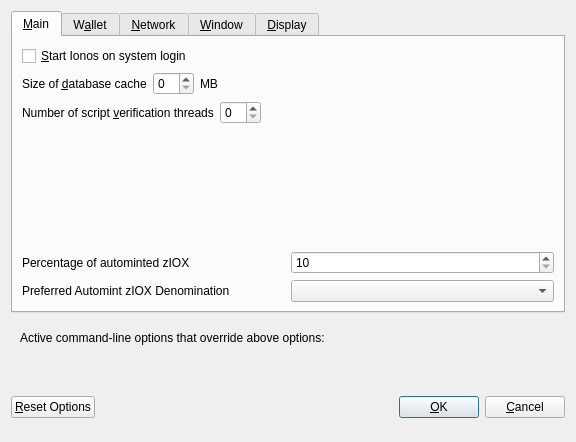
<?xml version="1.0" encoding="UTF-8"?>
<ui version="4.0">
 <class>OptionsDialog</class>
 <widget class="QDialog" name="OptionsDialog">
  <property name="geometry">
   <rect>
    <x>0</x>
    <y>0</y>
    <width>576</width>
    <height>442</height>
   </rect>
  </property>
  <property name="windowTitle">
   <string>Options</string>
  </property>
  <property name="modal">
   <bool>true</bool>
  </property>
  <layout class="QVBoxLayout" name="verticalLayout">
   <item>
    <widget class="QTabWidget" name="tabWidget">
     <property name="currentIndex">
      <number>0</number>
     </property>
     <widget class="QWidget" name="tabMain">
      <attribute name="title">
       <string>&amp;Main</string>
      </attribute>
      <layout class="QVBoxLayout" name="verticalLayout_Main">
       <item>
        <widget class="QCheckBox" name="bitcoinAtStartup">
         <property name="toolTip">
          <string>Automatically start Ionos after logging in to the system.</string>
         </property>
         <property name="text">
          <string>&amp;Start Ionos on system login</string>
         </property>
        </widget>
       </item>
       <item>
        <layout class="QHBoxLayout" name="horizontalLayout_2_Main">
         <item>
          <widget class="QLabel" name="databaseCacheLabel">
           <property name="text">
            <string>Size of &amp;database cache</string>
           </property>
           <property name="textFormat">
            <enum>Qt::PlainText</enum>
           </property>
           <property name="buddy">
            <cstring>databaseCache</cstring>
           </property>
          </widget>
         </item>
         <item>
          <widget class="QSpinBox" name="databaseCache"/>
         </item>
         <item>
          <widget class="QLabel" name="databaseCacheUnitLabel">
           <property name="text">
            <string>MB</string>
           </property>
           <property name="textFormat">
            <enum>Qt::PlainText</enum>
           </property>
          </widget>
         </item>
         <item>
          <spacer name="horizontalSpacer_2_Main">
           <property name="orientation">
            <enum>Qt::Horizontal</enum>
           </property>
           <property name="sizeHint" stdset="0">
            <size>
             <width>40</width>
             <height>20</height>
            </size>
           </property>
          </spacer>
         </item>
        </layout>
       </item>
       <item>
        <layout class="QHBoxLayout" name="horizontalLayout_3_Main">
         <item>
          <widget class="QLabel" name="threadsScriptVerifLabel">
           <property name="text">
            <string>Number of script &amp;verification threads</string>
           </property>
           <property name="textFormat">
            <enum>Qt::PlainText</enum>
           </property>
           <property name="buddy">
            <cstring>threadsScriptVerif</cstring>
           </property>
          </widget>
         </item>
         <item>
          <widget class="QSpinBox" name="threadsScriptVerif">
           <property name="toolTip">
            <string>(0 = auto, &lt;0 = leave that many cores free)</string>
           </property>
          </widget>
         </item>
         <item>
          <spacer name="horizontalSpacer_3_Main">
           <property name="orientation">
            <enum>Qt::Horizontal</enum>
           </property>
           <property name="sizeHint" stdset="0">
            <size>
             <width>40</width>
             <height>20</height>
            </size>
           </property>
          </spacer>
         </item>
        </layout>
       </item>
       <item>
        <spacer name="verticalSpacer_2">
         <property name="orientation">
          <enum>Qt::Vertical</enum>
         </property>
         <property name="sizeHint" stdset="0">
          <size>
           <width>20</width>
           <height>40</height>
          </size>
         </property>
        </spacer>
       </item>
       <item>
        <layout class="QHBoxLayout" name="horizontalLayout_3">
         <item>
          <widget class="QLabel" name="percentage_label">
           <property name="toolTip">
            <string>Percentage of incoming IOX which get automatically converted to zIOX via Zerocoin Protocol (min: 10%)</string>
           </property>
           <property name="text">
            <string>Percentage of autominted zIOX</string>
           </property>
          </widget>
         </item>
         <item>
          <widget class="QSpinBox" name="zeromintPercentage">
           <property name="minimum">
            <number>10</number>
           </property>
           <property name="maximum">
            <number>100</number>
           </property>
          </widget>
         </item>
        </layout>
       </item>
       <item>
        <layout class="QHBoxLayout" name="horizontalLayout" stretch="0,0">
         <property name="sizeConstraint">
          <enum>QLayout::SetFixedSize</enum>
         </property>
         <item>
          <widget class="QLabel" name="labelPreferredDenom">
           <property name="maximumSize">
            <size>
             <width>16777215</width>
             <height>16777215</height>
            </size>
           </property>
           <property name="toolTip">
            <string>Wait with automatic conversion to Zerocoin until enough IOX for this denomination is available</string>
           </property>
           <property name="text">
            <string>Preferred Automint zIOX Denomination</string>
           </property>
          </widget>
         </item>
         <item>
          <widget class="QComboBox" name="preferredDenom">
           <property name="maximumSize">
            <size>
             <width>16777215</width>
             <height>27</height>
            </size>
           </property>
           <property name="toolTip">
            <string>Wait with automatic conversion to Zerocoin until enough IOX for this denomination is available</string>
           </property>
           <property name="maxVisibleItems">
            <number>9</number>
           </property>
           <property name="maxCount">
            <number>9</number>
           </property>
          </widget>
         </item>
        </layout>
       </item>
      </layout>
     </widget>
     <widget class="QWidget" name="tabWallet">
      <attribute name="title">
       <string>W&amp;allet</string>
      </attribute>
      <layout class="QVBoxLayout" name="verticalLayout_Wallet">
       <item>
        <widget class="QGroupBox" name="groupBox">
         <property name="title">
          <string>Expert</string>
         </property>
         <layout class="QVBoxLayout" name="verticalLayout_2">
          <item>
           <widget class="QCheckBox" name="coinControlFeatures">
            <property name="toolTip">
             <string>Whether to show coin control features or not.</string>
            </property>
            <property name="text">
             <string>Enable coin &amp;control features</string>
            </property>
           </widget>
          </item>
          <item>
           <widget class="QCheckBox" name="showMasternodesTab">
            <property name="toolTip">
             <string>Show additional tab listing all your masternodes in first sub-tab&lt;br/&gt;and all masternodes on the network in second sub-tab.</string>
            </property>
            <property name="text">
             <string>Show Masternodes Tab</string>
            </property>
           </widget>
          </item>
          <item>
           <widget class="QCheckBox" name="spendZeroConfChange">
            <property name="toolTip">
             <string>If you disable the spending of unconfirmed change, the change from a transaction&lt;br/&gt;cannot be used until that transaction has at least one confirmation.&lt;br/&gt;This also affects how your balance is computed.</string>
            </property>
            <property name="text">
             <string>&amp;Spend unconfirmed change</string>
            </property>
           </widget>
          </item>
         </layout>
        </widget>
       </item>
       <item>
        <spacer name="verticalSpacer_Wallet">
         <property name="orientation">
          <enum>Qt::Vertical</enum>
         </property>
         <property name="sizeHint" stdset="0">
          <size>
           <width>20</width>
           <height>40</height>
          </size>
         </property>
        </spacer>
       </item>
      </layout>
     </widget>
     <widget class="QWidget" name="tabNetwork">
      <attribute name="title">
       <string>&amp;Network</string>
      </attribute>
      <layout class="QVBoxLayout" name="verticalLayout_Network">
       <item>
        <widget class="QCheckBox" name="mapPortUpnp">
         <property name="toolTip">
          <string>Automatically open the Ionos client port on the router. This only works when your router supports UPnP and it is enabled.</string>
         </property>
         <property name="text">
          <string>Map port using &amp;UPnP</string>
         </property>
        </widget>
       </item>
       <item>
        <widget class="QCheckBox" name="allowIncoming">
         <property name="toolTip">
          <string>Accept connections from outside</string>
         </property>
         <property name="text">
          <string>Allow incoming connections</string>
         </property>
        </widget>
       </item>
       <item>
        <widget class="QCheckBox" name="connectSocks">
         <property name="toolTip">
          <string>Connect to the Ionos network through a SOCKS5 proxy.</string>
         </property>
         <property name="text">
          <string>&amp;Connect through SOCKS5 proxy (default proxy):</string>
         </property>
        </widget>
       </item>
       <item>
        <layout class="QHBoxLayout" name="horizontalLayout_1_Network">
         <item>
          <widget class="QLabel" name="proxyIpLabel">
           <property name="text">
            <string>Proxy &amp;IP:</string>
           </property>
           <property name="textFormat">
            <enum>Qt::PlainText</enum>
           </property>
           <property name="buddy">
            <cstring>proxyIp</cstring>
           </property>
          </widget>
         </item>
         <item>
          <widget class="QValidatedLineEdit" name="proxyIp">
           <property name="minimumSize">
            <size>
             <width>140</width>
             <height>0</height>
            </size>
           </property>
           <property name="maximumSize">
            <size>
             <width>140</width>
             <height>16777215</height>
            </size>
           </property>
           <property name="toolTip">
            <string>IP address of the proxy (e.g. IPv4: 127.0.0.1 / IPv6: ::1)</string>
           </property>
          </widget>
         </item>
         <item>
          <widget class="QLabel" name="proxyPortLabel">
           <property name="text">
            <string>&amp;Port:</string>
           </property>
           <property name="textFormat">
            <enum>Qt::PlainText</enum>
           </property>
           <property name="buddy">
            <cstring>proxyPort</cstring>
           </property>
          </widget>
         </item>
         <item>
          <widget class="QLineEdit" name="proxyPort">
           <property name="minimumSize">
            <size>
             <width>55</width>
             <height>0</height>
            </size>
           </property>
           <property name="maximumSize">
            <size>
             <width>55</width>
             <height>16777215</height>
            </size>
           </property>
           <property name="toolTip">
            <string>Port of the proxy (e.g. 9050)</string>
           </property>
          </widget>
         </item>
         <item>
          <spacer name="horizontalSpacer_1_Network">
           <property name="orientation">
            <enum>Qt::Horizontal</enum>
           </property>
           <property name="sizeHint" stdset="0">
            <size>
             <width>40</width>
             <height>20</height>
            </size>
           </property>
          </spacer>
         </item>
        </layout>
       </item>
       <item>
        <spacer name="verticalSpacer_Network">
         <property name="orientation">
          <enum>Qt::Vertical</enum>
         </property>
         <property name="sizeHint" stdset="0">
          <size>
           <width>20</width>
           <height>40</height>
          </size>
         </property>
        </spacer>
       </item>
      </layout>
     </widget>
     <widget class="QWidget" name="tabWindow">
      <attribute name="title">
       <string>&amp;Window</string>
      </attribute>
      <layout class="QVBoxLayout" name="verticalLayout_Window">
       <item>
        <widget class="QCheckBox" name="minimizeToTray">
         <property name="toolTip">
          <string>Show only a tray icon after minimizing the window.</string>
         </property>
         <property name="text">
          <string>&amp;Minimize to the tray instead of the taskbar</string>
         </property>
        </widget>
       </item>
       <item>
        <widget class="QCheckBox" name="minimizeOnClose">
         <property name="toolTip">
          <string>Minimize instead of exit the application when the window is closed. When this option is enabled, the application will be closed only after selecting Quit in the menu.</string>
         </property>
         <property name="text">
          <string>M&amp;inimize on close</string>
         </property>
        </widget>
       </item>
       <item>
        <spacer name="verticalSpacer_Window">
         <property name="orientation">
          <enum>Qt::Vertical</enum>
         </property>
         <property name="sizeHint" stdset="0">
          <size>
           <width>20</width>
           <height>40</height>
          </size>
         </property>
        </spacer>
       </item>
      </layout>
     </widget>
     <widget class="QWidget" name="tabDisplay">
      <attribute name="title">
       <string>&amp;Display</string>
      </attribute>
      <layout class="QVBoxLayout" name="verticalLayout_Display">
       <item>
        <layout class="QHBoxLayout" name="horizontalLayout_1_Display">
         <item>
          <widget class="QLabel" name="langLabel">
           <property name="text">
            <string>User Interface &amp;language:</string>
           </property>
           <property name="textFormat">
            <enum>Qt::PlainText</enum>
           </property>
           <property name="buddy">
            <cstring>lang</cstring>
           </property>
          </widget>
         </item>
         <item>
          <widget class="QValueComboBox" name="lang">
           <property name="toolTip">
            <string>The user interface language can be set here. This setting will take effect after restarting Ionos.</string>
           </property>
          </widget>
         </item>
        </layout>
       </item>
       <item>
        <widget class="QLabel" name="label_3">
         <property name="toolTip">
          <string notr="true"/>
         </property>
         <property name="statusTip">
          <string notr="true"/>
         </property>
         <property name="whatsThis">
          <string notr="true"/>
         </property>
         <property name="accessibleName">
          <string notr="true"/>
         </property>
         <property name="text">
          <string>Language missing or translation incomplete? Help contributing translations here:
https://www.transifex.com/ionos-project/ionos-project-translations</string>
         </property>
         <property name="wordWrap">
          <bool>true</bool>
         </property>
         <property name="openExternalLinks">
          <bool>true</bool>
         </property>
         <property name="textInteractionFlags">
          <set>Qt::TextBrowserInteraction</set>
         </property>
        </widget>
       </item>
       <item>
        <layout class="QHBoxLayout" name="horizontalLayout_4_Display" stretch="0,0">
         <item>
          <widget class="QLabel" name="themeLabel">
           <property name="text">
            <string>User Interface Theme:</string>
           </property>
          </widget>
         </item>
         <item>
          <widget class="QValueComboBox" name="theme"/>
         </item>
        </layout>
       </item>
       <item>
        <widget class="Line" name="line">
         <property name="orientation">
          <enum>Qt::Horizontal</enum>
         </property>
        </widget>
       </item>
       <item>
        <layout class="QHBoxLayout" name="horizontalLayout_2_Display">
         <item>
          <widget class="QLabel" name="unitLabel">
           <property name="text">
            <string>&amp;Unit to show amounts in:</string>
           </property>
           <property name="textFormat">
            <enum>Qt::PlainText</enum>
           </property>
           <property name="buddy">
            <cstring>unit</cstring>
           </property>
          </widget>
         </item>
         <item>
          <widget class="QValueComboBox" name="unit">
           <property name="toolTip">
            <string>Choose the default subdivision unit to show in the interface and when sending coins.</string>
           </property>
          </widget>
         </item>
        </layout>
       </item>
       <item>
        <layout class="QHBoxLayout" name="horizontalLayout_5_Display">
         <item>
          <widget class="QLabel" name="digitsLabel">
           <property name="text">
            <string>Decimal digits</string>
           </property>
          </widget>
         </item>
         <item>
          <widget class="QValueComboBox" name="digits"/>
         </item>
        </layout>
       </item>
       <item>
        <layout class="QHBoxLayout" name="horizontalLayout_3_Display">
         <item>
          <widget class="QLabel" name="thirdPartyTxUrlsLabel">
           <property name="toolTip">
            <string>Third party URLs (e.g. a block explorer) that appear in the transactions tab as context menu items. %s in the URL is replaced by transaction hash. Multiple URLs are separated by vertical bar |.</string>
           </property>
           <property name="text">
            <string>Third party transaction URLs</string>
           </property>
           <property name="buddy">
            <cstring>thirdPartyTxUrls</cstring>
           </property>
          </widget>
         </item>
         <item>
          <widget class="QLineEdit" name="thirdPartyTxUrls">
           <property name="toolTip">
            <string>Third party URLs (e.g. a block explorer) that appear in the transactions tab as context menu items. %s in the URL is replaced by transaction hash. Multiple URLs are separated by vertical bar |.</string>
           </property>
          </widget>
         </item>
        </layout>
       </item>
       <item>
        <spacer name="verticalSpacer">
         <property name="orientation">
          <enum>Qt::Vertical</enum>
         </property>
         <property name="sizeHint" stdset="0">
          <size>
           <width>20</width>
           <height>40</height>
          </size>
         </property>
        </spacer>
       </item>
      </layout>
     </widget>
    </widget>
   </item>
   <item>
    <widget class="QFrame" name="frame">
     <layout class="QVBoxLayout" name="verticalLayout_Bottom">
      <item>
       <layout class="QHBoxLayout" name="horizontalLayout_Bottom">
        <item>
         <widget class="QLabel" name="overriddenByCommandLineInfoLabel">
          <property name="text">
           <string>Active command-line options that override above options:</string>
          </property>
          <property name="textFormat">
           <enum>Qt::PlainText</enum>
          </property>
         </widget>
        </item>
        <item>
         <spacer name="horizontalSpacer_Bottom">
          <property name="orientation">
           <enum>Qt::Horizontal</enum>
          </property>
          <property name="sizeHint" stdset="0">
           <size>
            <width>40</width>
            <height>20</height>
           </size>
          </property>
         </spacer>
        </item>
       </layout>
      </item>
      <item>
       <widget class="QLabel" name="overriddenByCommandLineLabel">
        <property name="text">
         <string/>
        </property>
        <property name="textFormat">
         <enum>Qt::PlainText</enum>
        </property>
        <property name="wordWrap">
         <bool>true</bool>
        </property>
       </widget>
      </item>
     </layout>
    </widget>
   </item>
   <item>
    <layout class="QHBoxLayout" name="horizontalLayout_Buttons">
     <item>
      <widget class="QPushButton" name="resetButton">
       <property name="toolTip">
        <string>Reset all client options to default.</string>
       </property>
       <property name="text">
        <string>&amp;Reset Options</string>
       </property>
       <property name="autoDefault">
        <bool>false</bool>
       </property>
      </widget>
     </item>
     <item>
      <spacer name="horizontalSpacer_1">
       <property name="orientation">
        <enum>Qt::Horizontal</enum>
       </property>
       <property name="sizeHint" stdset="0">
        <size>
         <width>40</width>
         <height>48</height>
        </size>
       </property>
      </spacer>
     </item>
     <item>
      <widget class="QLabel" name="statusLabel">
       <property name="minimumSize">
        <size>
         <width>200</width>
         <height>0</height>
        </size>
       </property>
       <property name="font">
        <font>
         <weight>75</weight>
         <bold>true</bold>
        </font>
       </property>
       <property name="text">
        <string/>
       </property>
       <property name="textFormat">
        <enum>Qt::PlainText</enum>
       </property>
       <property name="wordWrap">
        <bool>true</bool>
       </property>
      </widget>
     </item>
     <item>
      <spacer name="horizontalSpacer_2">
       <property name="orientation">
        <enum>Qt::Horizontal</enum>
       </property>
       <property name="sizeHint" stdset="0">
        <size>
         <width>40</width>
         <height>48</height>
        </size>
       </property>
      </spacer>
     </item>
     <item>
      <widget class="QPushButton" name="okButton">
       <property name="text">
        <string>&amp;OK</string>
       </property>
       <property name="autoDefault">
        <bool>false</bool>
       </property>
       <property name="default">
        <bool>true</bool>
       </property>
      </widget>
     </item>
     <item>
      <widget class="QPushButton" name="cancelButton">
       <property name="text">
        <string>&amp;Cancel</string>
       </property>
       <property name="autoDefault">
        <bool>false</bool>
       </property>
      </widget>
     </item>
    </layout>
   </item>
  </layout>
 </widget>
 <customwidgets>
  <customwidget>
   <class>QValidatedLineEdit</class>
   <extends>QLineEdit</extends>
   <header>qvalidatedlineedit.h</header>
  </customwidget>
  <customwidget>
   <class>QValueComboBox</class>
   <extends>QComboBox</extends>
   <header>qvaluecombobox.h</header>
  </customwidget>
 </customwidgets>
 <resources/>
 <connections/>
</ui>
